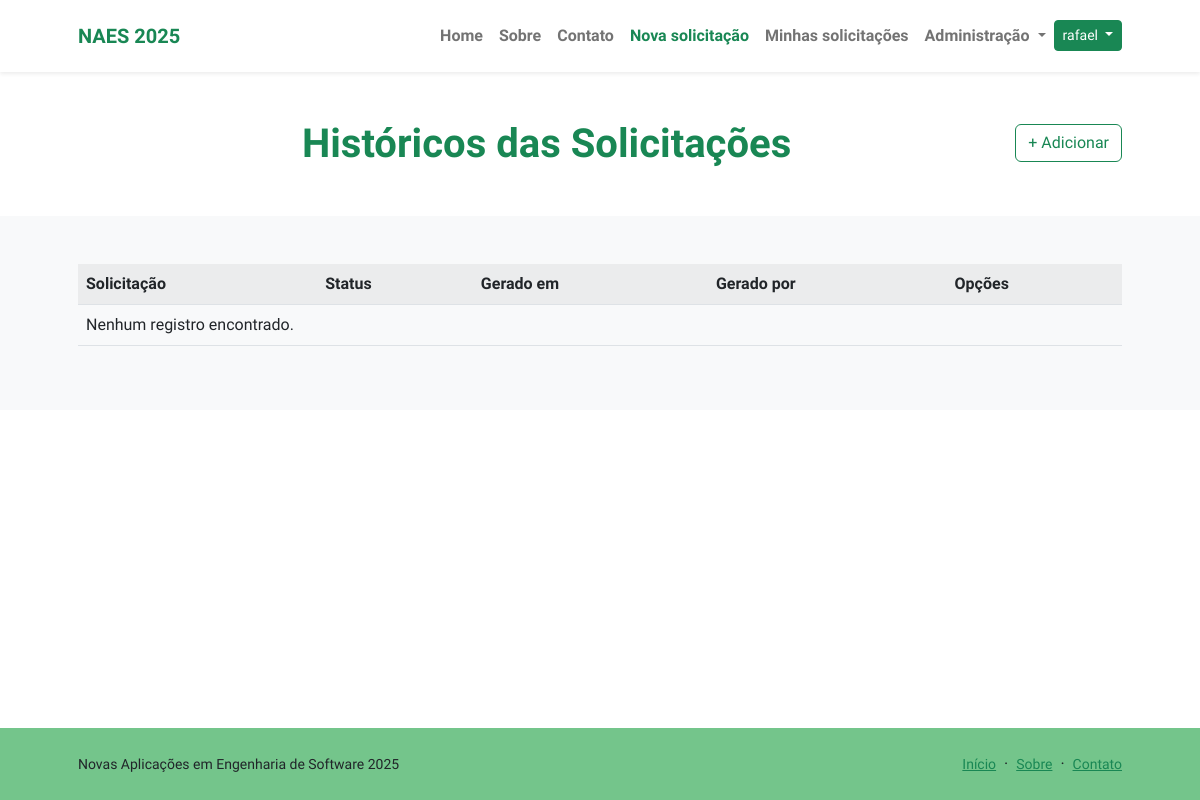
The page /protocolo/listar/historicos/ (signed in) on the database as committed earlier.
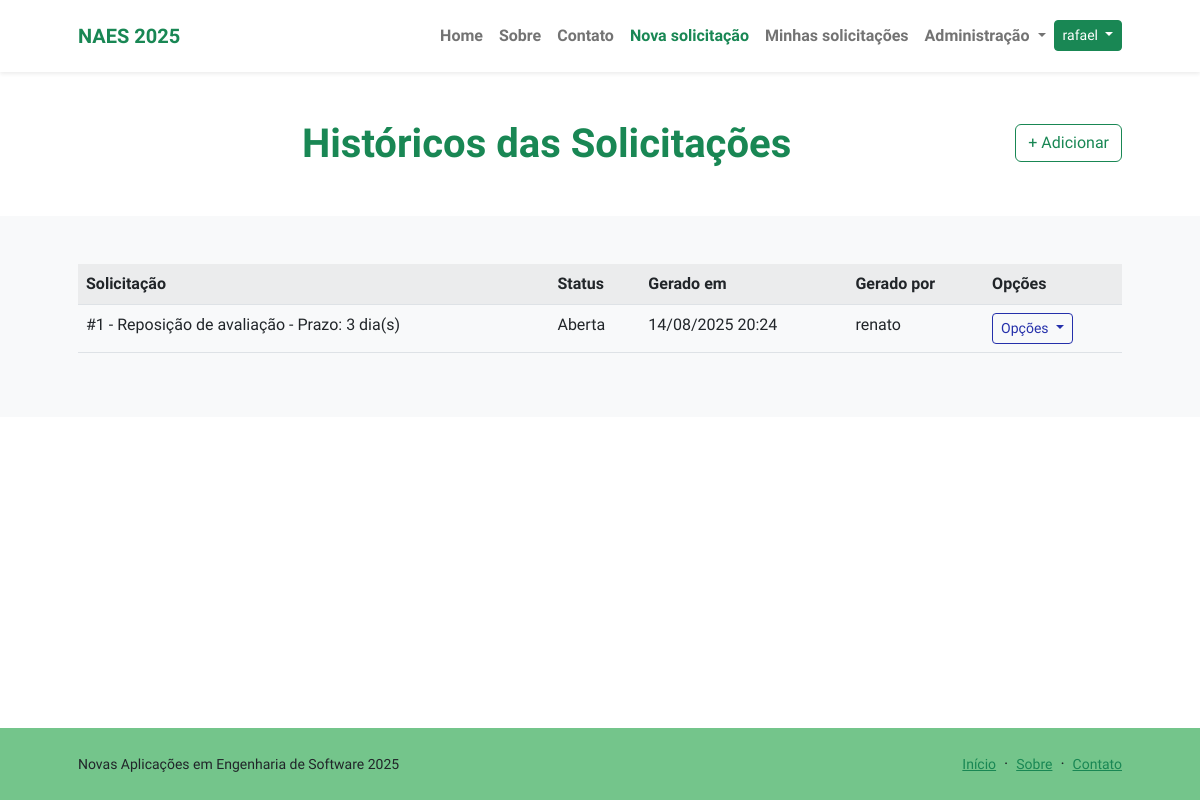
The same page on the database as committed later.
### protocolos/models.py (models this page shows, shortened)
class Historico(models.Model):
    solicitacao = models.ForeignKey(Solicitacao, on_delete=models.CASCADE)
    status = models.ForeignKey(Status, on_delete=models.PROTECT)
    gerado_em = models.DateTimeField(auto_now_add=True)
    gerado_por = models.ForeignKey(User, on_delete=models.PROTECT)
    class Meta:
        verbose_name = "Histórico"
        verbose_name_plural = "Históricos"
        ordering = ["-gerado_em"]

class Solicitacao(models.Model):
    solicitado_por = models.ForeignKey(Aluno, on_delete=models.CASCADE)
    curso = models.ForeignKey(Curso, on_delete=models.PROTECT)
    turma = models.CharField(max_length=30)
    tipo_solicitacao = models.ForeignKey(TipoSolicitacao, on_delete=models.PROTECT)
    justificativa = models.TextField()
    anexo = models.FileField(upload_to='anexos_solicitacao/', blank=True, null=True)
    solicitado_em = models.DateTimeField(auto_now_add=True)
    atualizado_em = models.DateTimeField(auto_now=True)
    class Meta:
        verbose_name = "Solicitação"
        verbose_name_plural = "Solicitações"
        ordering = ["-solicitado_em"]

class TipoSolicitacao(models.Model):
    descricao = models.CharField(max_length=100, verbose_name="descrição", unique=True)
    prazo_externo = models.CharField(max_length=200)
    prazo_externo_dias = models.PositiveSmallIntegerField(
        help_text="Informe quantos dias úteis é o prazo de solicitação",
        blank=True, default=0)
    prazo_interno = models.CharField(max_length=200)
    prazo_interno_dias = models.PositiveSmallIntegerField(
        help_text="Informe quantos dias úteis para atendimento",
        blank=True, default=0)
    def __str__(self):
        if(self.prazo_externo_dias > 0):
            return f"{self.descricao} - Prazo: {self.prazo_externo_dias} dia(s)"
        else:
            return f"{self.descricao}"
    class Meta:
        verbose_name = "Tipo de Solicitação"
        verbose_name_plural = "Tipos de Solicitação"
        ordering = ["descricao"]

class Status(models.Model):
    nome = models.CharField(max_length=100)
    ordem = models.PositiveIntegerField(unique=True)
    pode_editar = models.BooleanField(default=False)
    class Meta:
        verbose_name_plural = "Status"
        ordering = ["nome"]

### protocolos/views.py (the view)
# urls.py: path("listar/historicos/", HistoricoList.as_view(), name="listar-historico"),
class HistoricoList(LoginRequiredMixin, ListView):
    template_name = "protocolos/listas/historico.html"
    model = Historico

### protocolos/templates/protocolos/listas/historico.html (shortened to what this page needs)
{% extends "paginasweb/modelos/index.html" %}
{% load static %}
{% block header %}
<div class="text-center">
    <h1 class="display-6 fw-bolder mb-4">
        <span class="text-success d-inline">
            Históricos das Solicitações
        </span>
        <a href="{% url "cadastrar-historico" %}" class="mt-1 btn btn-outline-success float-lg-end">
            + Adicionar
        </a>
    </h1>
</div>
{% endblock header %}
{% block conteudo %}
<div>
    <table class="table table-striped">
        <tr>
            <th>Solicitação</th>
            <th>Status</th>
            <th>Gerado em</th>
            <th>Gerado por</th>
            <th>Opções</th>
        </tr>
        {% for object in object_list %}
        <tr>
            <td>#{{ object.solicitacao.pk }} - {{object.solicitacao.tipo_solicitacao}}</td>
            <td>{{ object.status.nome }}</td>
            <td>{{ object.gerado_em|date:"d/m/Y H:i" }}</td>
            <td>{{ object.gerado_por }}</td>
            <td>
                <div class="dropdown">
                    <button class="btn btn-outline-primary btn-sm dropdown-toggle" type="button" data-bs-toggle="dropdown" aria-expanded="false">
                        Opções
                    </button>
                </div>
            </td>
        </tr>
        {% empty %}
        <tr>
            <td colspan="5">Nenhum registro encontrado.</td>
        </tr>
        {% endfor %}
    </table>
</div>
{% endblock conteudo %}

Rows that differ between the two databases and show on the page:
added Historico: solicitacao.pk "1", solicitacao.tipo_solicitacao "Reposição de avaliação - Prazo: 3 dia(s)", status.nome "Aberta", gerado_em "14/08/2025 20:24", gerado_por "renato"
Other text that changed with them:
text no longer shown: "Nenhum registro encontrado."
